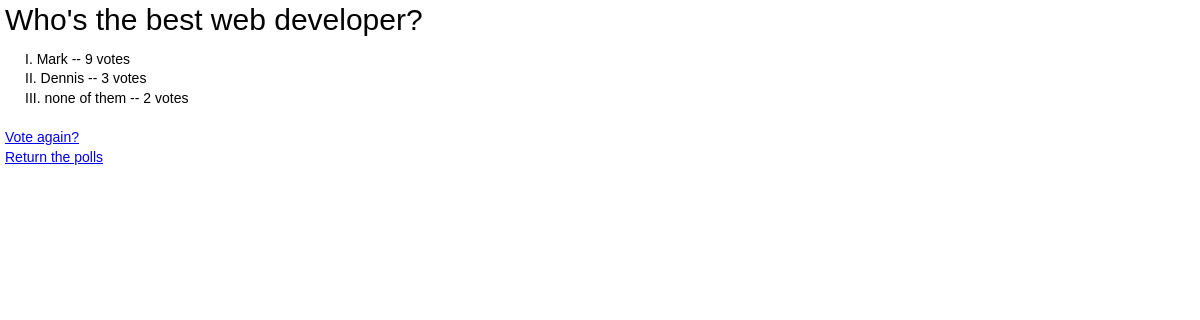
The app's page /polls/2/results/ with its own data.
### polls/models.py (models this page shows, shortened)
class Question(models.Model):
    question_text = models.CharField(max_length=200)
    pub_date = models.DateTimeField('date published')
    def was_published_recently(self):
        now = timezone.now()
        return now - datetime.timedelta(days=1) <= self.pub_date <= now
    was_published_recently.admin_order_field = 'pub_date'
    was_published_recently.boolean = True
    was_published_recently.short_description = 'Published recently?'

class Choice(models.Model):
    question = models.ForeignKey(Question)
    choice_text = models.CharField(max_length=200)
    votes = models.IntegerField(default=0)

### polls/views.py (the view)
# urls.py: url(r'^(?P<pk>\d+)/results/$', views.ResultsView.as_view(), name='results'),
class ResultsView(generic.DetailView):
    model = Question
    template_name = 'polls/results.html'

### polls/templates/polls/results.html (shortened to what this page needs)
{% load staticfiles %}
<link rel="stylesheet" type="text/css" href="{% static 'polls/style.css' %}" />
<h1>{{ question.question_text }}</h1>
<ul>
{% for choice in question.choice_set.all %}
    <li>{{ choice.choice_text }} -- {{ choice.votes }} vote{{ choice.votes|pluralize }}</li>
{% endfor %}
</ul>
<a href="{% url 'polls:detail' question.id %}">Vote again?</a><br>
<a href="http://localhost:8000/polls/">Return the polls</a>

### polls/static/polls/style.css (style rules this page uses)
h1 { font-size: 30px; margin: 10px 0 20px 0; }
ul { list-style-type: upper-roman; list-style-position: inside; }
li { display: list-item; margin-left: 20px; }

### records on screen
Question: question_text "Who's the best web developer?"
Choice: choice_text "Mark", votes "9"
Choice: choice_text "Dennis", votes "3"
Choice: choice_text "none of them", votes "2"
